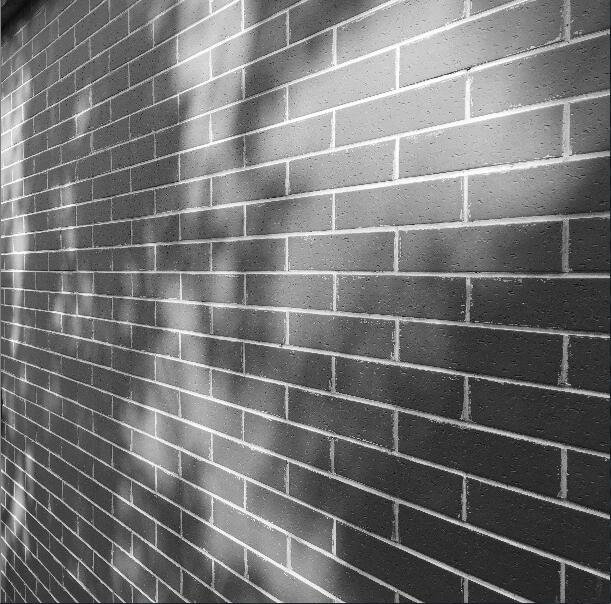
%> input picture 数字图像处理实验/实验4/image2.jpg, 611 x 604 px
$ octave myedge.m   (GNU Octave 9; MATLAB toolbox functions it lacks are replaced by stand-ins)
%> lines starting %> are read from the running program, lines starting %| are printed output that depends on the picture
A=imread('image2.jpg');
%> A is the input picture: size 604x611x3 uint8; mean R, G, B 115.8, 115.8, 115.8
A=rgb2gray(A);
%> A: size 604x611 uint8
mask=[-1,-2,-1;0,0,0;1,2,1];%sobel滤波模板
A2=im2double(A);%原图是一幅uint8类图像，输出结果仍为uint8类，所有像素均为正值，而拉普拉斯滤波模板中存在负值，变换结果中的所有负值被截掉了。
i4=imfilter(A2,mask,'replicate');
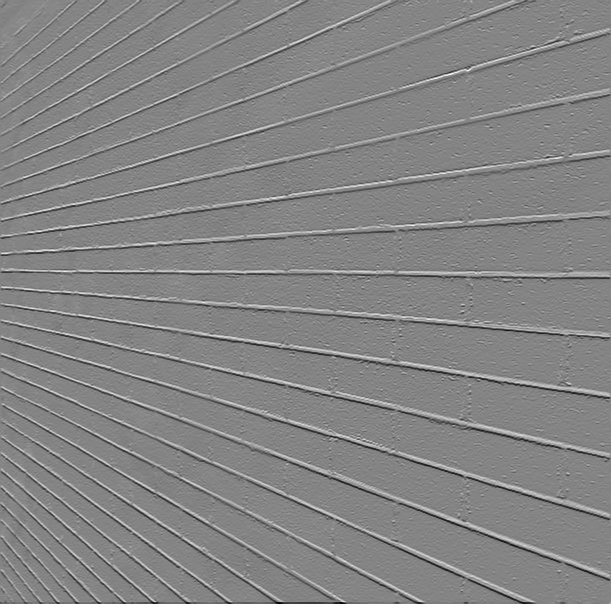
%> i4: size 604x611 double; min -3.12, max 2.88, mean -0.00489; drawn with min black and max white
subplot(2,3,5)
imshow(i4);
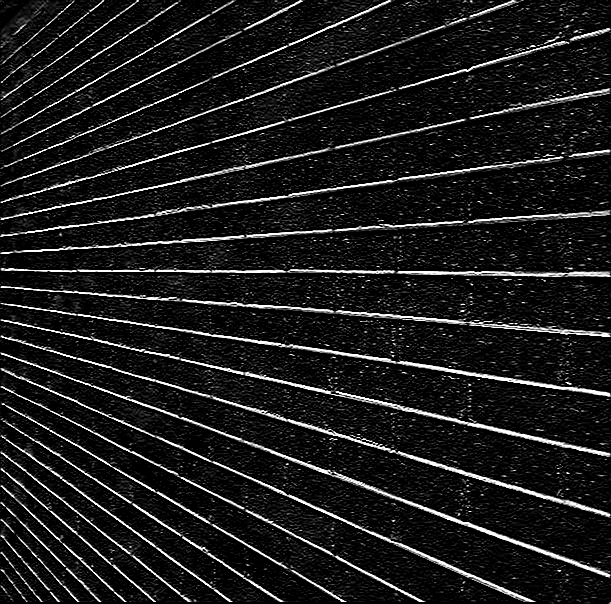
%> displayed picture: size 604x611, on the screen's scale of 0 to 255; min 0, max 255, mean 27.5
title('sobel算子');

$ run again, with 数字图像处理实验/实验4/book.jpg copied over 数字图像处理实验/实验4/image2.jpg
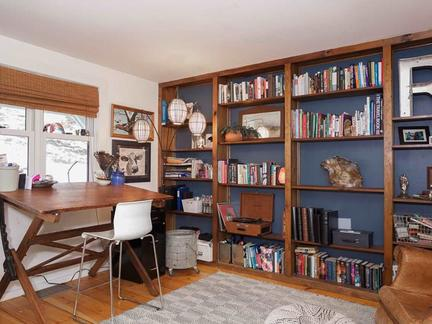
%> input picture 数字图像处理实验/实验4/book.jpg, 432 x 324 px
%> A is the input picture: size 324x432x3 uint8; mean R, G, B 142, 120.7, 113.3
%> A: size 324x432 uint8
%> `i4=imfilter(A2,mask,'replicate');`:
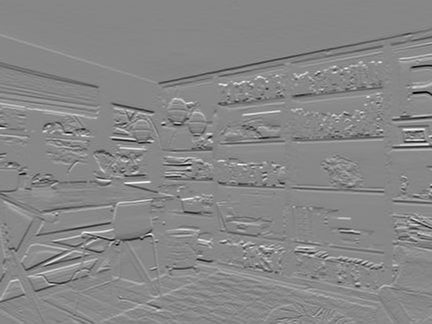
%> i4: size 324x432 double; min -3.36, max 2.95, mean -0.00492; drawn with min black and max white
%> `imshow(i4);`:
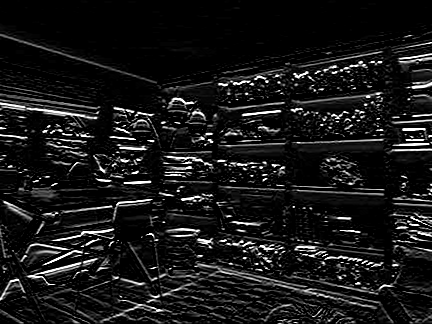
%> displayed picture: size 324x432, on the screen's scale of 0 to 255; min 0, max 255, mean 23.9
